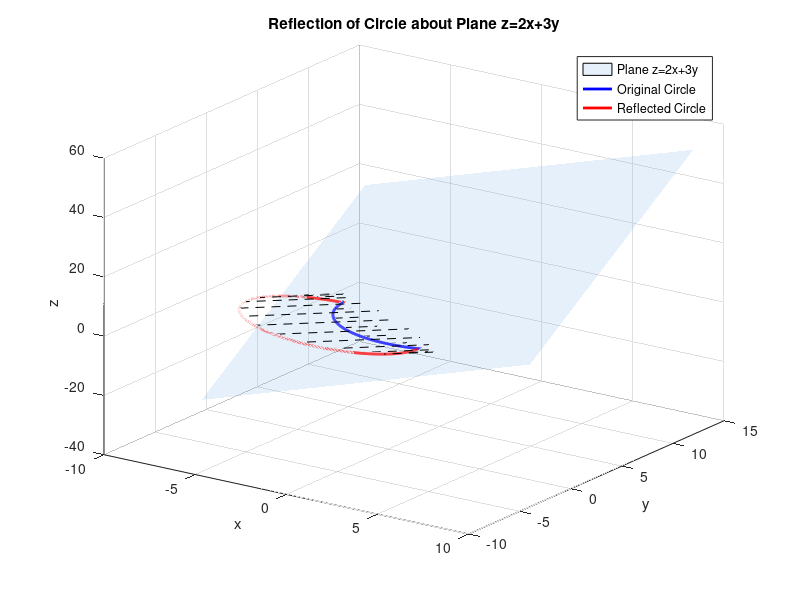

Source code (MATLAB):
clc; clear; close all;

t = linspace(0, 2*pi, 1000);
cx = 1; cy = 3; r = 5;

orig = [cx + r*cos(t); cy + r*sin(t); zeros(1, length(t))];

n = [2; 3; -1];
nn = dot(n, n);

refl = zeros(size(orig));
for i = 1:size(orig, 2)
    p = orig(:, i);
    refl(:, i) = p - 2 * (dot(n, p) / nn) * n;
end

[xx, yy] = meshgrid(linspace(-8, 10, 30), linspace(-4, 12, 30));
zz = 2*xx + 3*yy;

figure('Position', [100 100 900 700]);
surf(xx, yy, zz, 'FaceAlpha', 0.2, 'EdgeAlpha', 0.2, 'FaceColor', [0.5 0.7 0.9]);
hold on;
plot3(orig(1,:), orig(2,:), orig(3,:), 'b', 'LineWidth', 2);
plot3(refl(1,:), refl(2,:), refl(3,:), 'r', 'LineWidth', 2);

for k = 1:50:size(orig,2)
    plot3([orig(1,k) refl(1,k)], [orig(2,k) refl(2,k)], [orig(3,k) refl(3,k)], ...
        'k--', 'LineWidth', 0.5);
end

xlabel('x'); ylabel('y'); zlabel('z');
title('Reflection of Circle about Plane z=2x+3y');
legend('Plane z=2x+3y', 'Original Circle', 'Reflected Circle', 'Location', 'best');
grid on; view(35, 25);

saveas(gcf, 'reflection_3d.png');
close all;

fprintf('Q2 done\n');
